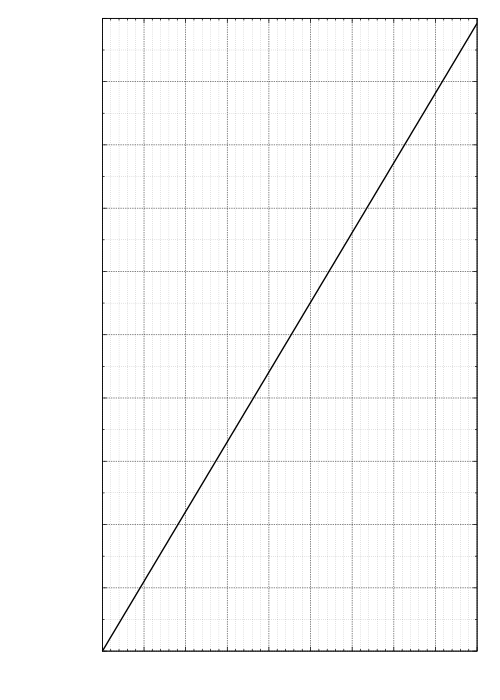

Source code (gnuplot):
# gnuplot script file
# 
# Weight Conversion Chart
#
## for direct inclusion in latex using epslatex terminal

load 'common_commands.gp'
unset xzeroaxis
set size 1,2

#set terminal aqua
set output '../graphs/wt_conv.eps'

wt_f(x)  = 2.2046226 * x

set xrange[0:900]
# set yrange[-40:120]
#set format y "%'.0f"

set xlabel "Mass (kg)"
set ylabel "Weight (lb)"

# set mxtics 11     # set minor tics on X-axis, with 5 divisions per major tic
# set mytics 11     # set minor tics on Y-axis, with 2 divisions per major tic
set mxtics    # set minor tics on X-axis, with 5 divisions per major tic
set mytics   # set minor tics on Y-axis, with 2 divisions per major tic

#set nokey	# turn off label in top right hand corner

plot wt_f(x) with lines lt -1 lw 2 # 
